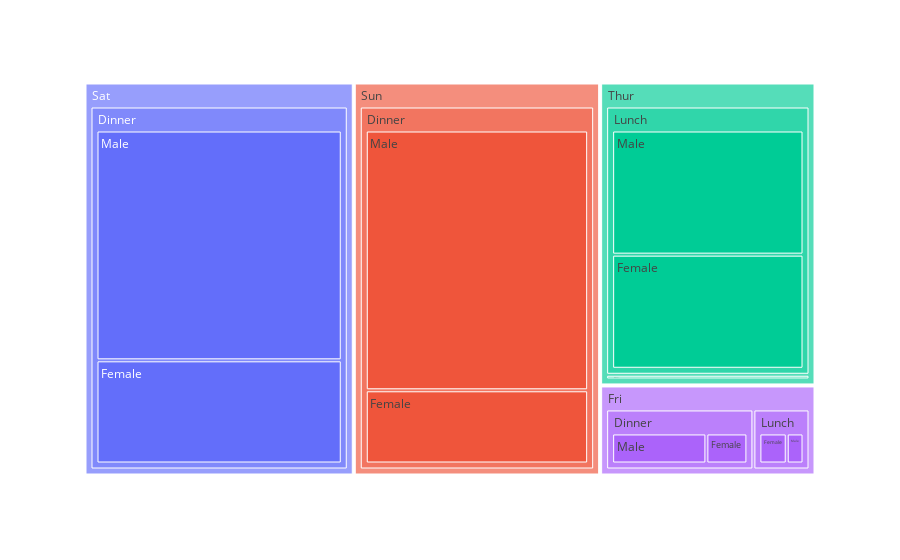

The cell this chart's notebook holds for it:
### Code cell
fig = ply.treemap(dataset, path=['day', 'time', 'sex'], values='total_bill')
fig.show()

### Figure 1 — Plotly figure (JSON) as saved in the notebook; plotly's stock layout.template omitted (floating-point values rounded to 4 significant figures)
{"data": [{"branchvalues": "total", "domain": {"x": [0, 1], "y": [0, 1]}, "hovertemplate": "labels=%{label}<br>total_bill=%{value}<br>parent=%{parent}<br>id=%{id}<extra></extra>", "ids": ["Thur/Lunch/Male", "Fri/Lunch/Male", "Sat/Lunch/Male", "Sun/Lunch/Male", "Thur/Dinner/Male", "Fri/Dinner/Male", "Sat/Dinner/Male", "Sun/Dinner/Male", "Thur/Lunch/Female", "Fri/Lunch/Female", "Sat/Lunch/Female", "Sun/Lunch/Female", "Thur/Dinner/Female", "Fri/Dinner/Female", "Sat/Dinner/Female", "Sun/Dinner/Female", "Thur/Lunch", "Fri/Lunch", "Sat/Lunch", "Sun/Lunch", "Thur/Dinner", "Fri/Dinner", "Sat/Dinner", "Sun/Dinner", "Thur", "Fri", "Sat", "Sun"], "labels": ["Male", "Male", "Male", "Male", "Male", "Male", "Male", "Male", "Female", "Female", "Female", "Female", "Female", "Female", "Female", "Female", "Lunch", "Lunch", "Lunch", "Lunch", "Dinner", "Dinner", "Dinner", "Dinner", "Thur", "Fri", "Sat", "Sun"], "name": "", "parents": ["Thur/Lunch", "Fri/Lunch", "Sat/Lunch", "Sun/Lunch", "Thur/Dinner", "Fri/Dinner", "Sat/Dinner", "Sun/Dinner", "Thur/Lunch", "Fri/Lunch", "Sat/Lunch", "Sun/Lunch", "Thur/Dinner", "Fri/Dinner", "Sat/Dinner", "Sun/Dinner", "Thur", "Fri", "Sat", "Sun", "Thur", "Fri", "Sat", "Sun", "", "", "", ""], "type": "treemap", "values": [561.4, 34.16, null, null, null, 164.4, 1227.0, 1269.0, 516.1, 55.76, null, null, 18.78, 71.55, 551.0, 357.7, 1078.0, 89.92, null, null, 18.78, 236.0, 1778.0, 1627.0, 1096.0, 325.9, 1778.0, 1627.0]}], "layout": {"legend": {"tracegroupgap": 0}, "margin": {"t": 60}}}
